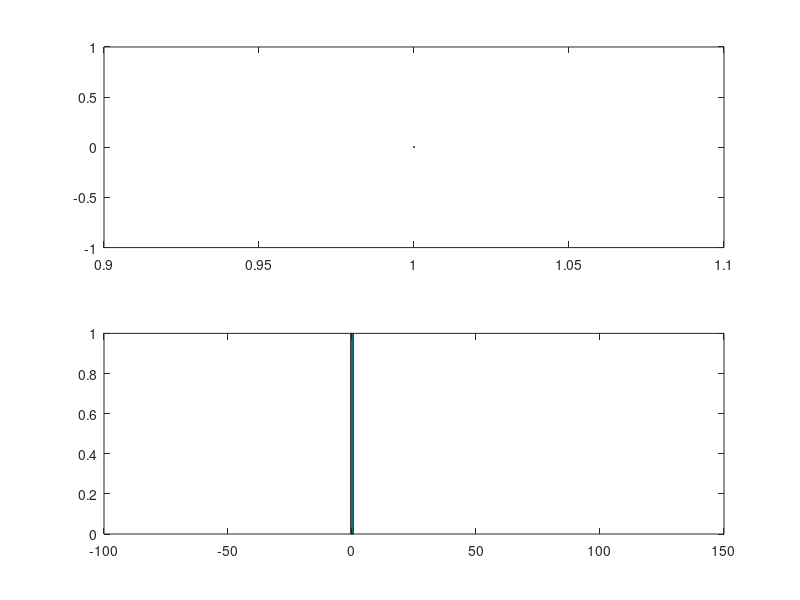

Write the MATLAB code that produced this figure. (Note: this script raises an error after producing the figure.)

main_path =  '/Users/victorbergelin/Dropbox/Repo/whistle';
cd(main_path);


Array=csvread('dft.csv');
hold on
subplot(2,1,1)
plot(Array)
subplot(2,1,2)
hist(Array,200)
hold off


%%

[y1,Fs] = audioread('whistle1.wav');
[y2,Fs] = audioread('whistle2.wav');
[y3,Fs] = audioread('whistle3.wav');

Y1 = fft(y1);